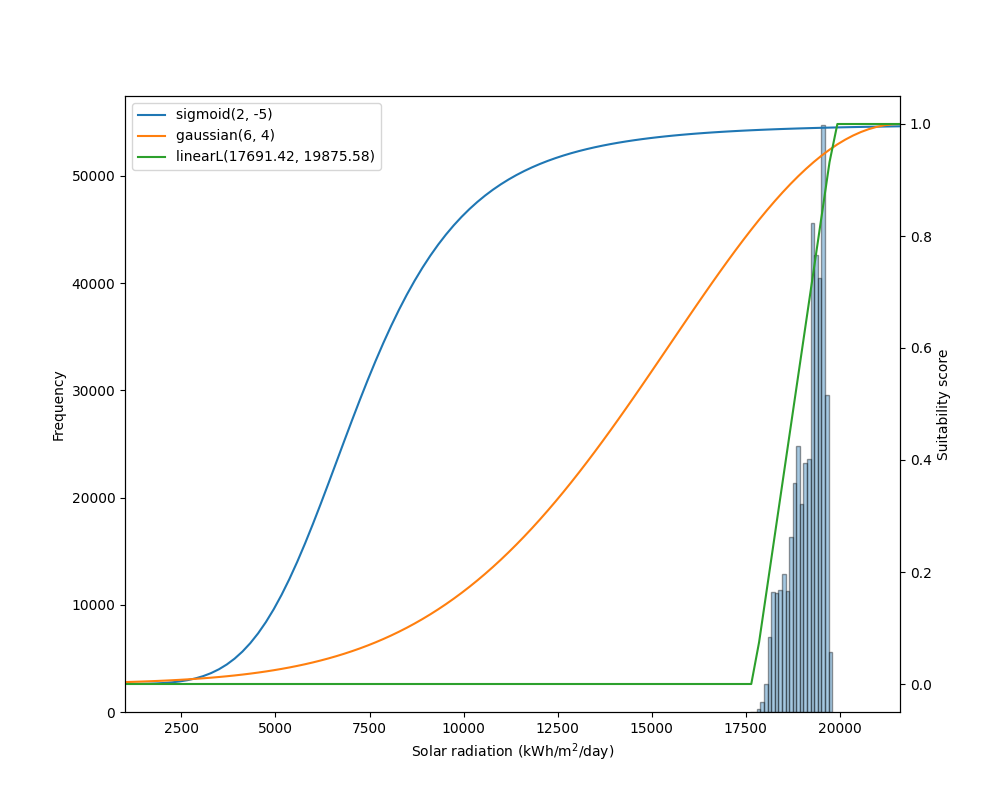

Python code for this plot:
from vis import sigmoid, gaussian, linearL
import matplotlib.pyplot as plt
import numpy as np
import seaborn as sns

def main():
    # get by running hist_values.r
    breaks = [
        17600, 17700, 17800, 17900, 18000, 18100, 18200, 18300, 18400, 18500, 18600, 18700, 18800, 18900, 19000, 19100, 19200, 19300, 19400, 19500, 19600, 19700, 19800
    ]

    counts = [
        1, 30, 241, 964, 2590, 6993, 11178, 11141, 11419, 12914, 11277, 16326, 21379, 24831, 19402, 23190, 23614, 45650, 42593, 40504, 54723, 29601, 5616
    ]

    _, ax1 = plt.subplots(figsize=(10, 8))
    sns.distplot(
        breaks,
        hist_kws={
            "weights": counts,
            "edgecolor": "black"
        },
        bins=len(breaks),
        kde=False,
        ax=ax1
    )
    ax1.set_xlim((1000, 21600))
    ax1.set_ylabel('Frequency')
    ax1.set_xlabel('Solar radiation (kWh/m$^2$/day)')
    #plt.show()
    ax2 = ax1.twinx()

    x = np.linspace(1000, 21600, 100)

    y1 = sigmoid(2 * 3600, -5)(x)
    y2 = gaussian(6, 4, 3600)(x)
    y3 = list(map(linearL(17691.42, 19875.58), x))

    ax2.plot(x, y1, label='sigmoid(2, -5)')
    ax2.plot(x, y2, label='gaussian(6, 4)')
    ax2.plot(x, y3, label='linearL(17691.42, 19875.58)')
    ax2.set_ylabel('Suitability score')
    plt.legend()
    plt.savefig('insolation.png')


if __name__ == '__main__':
    main()
